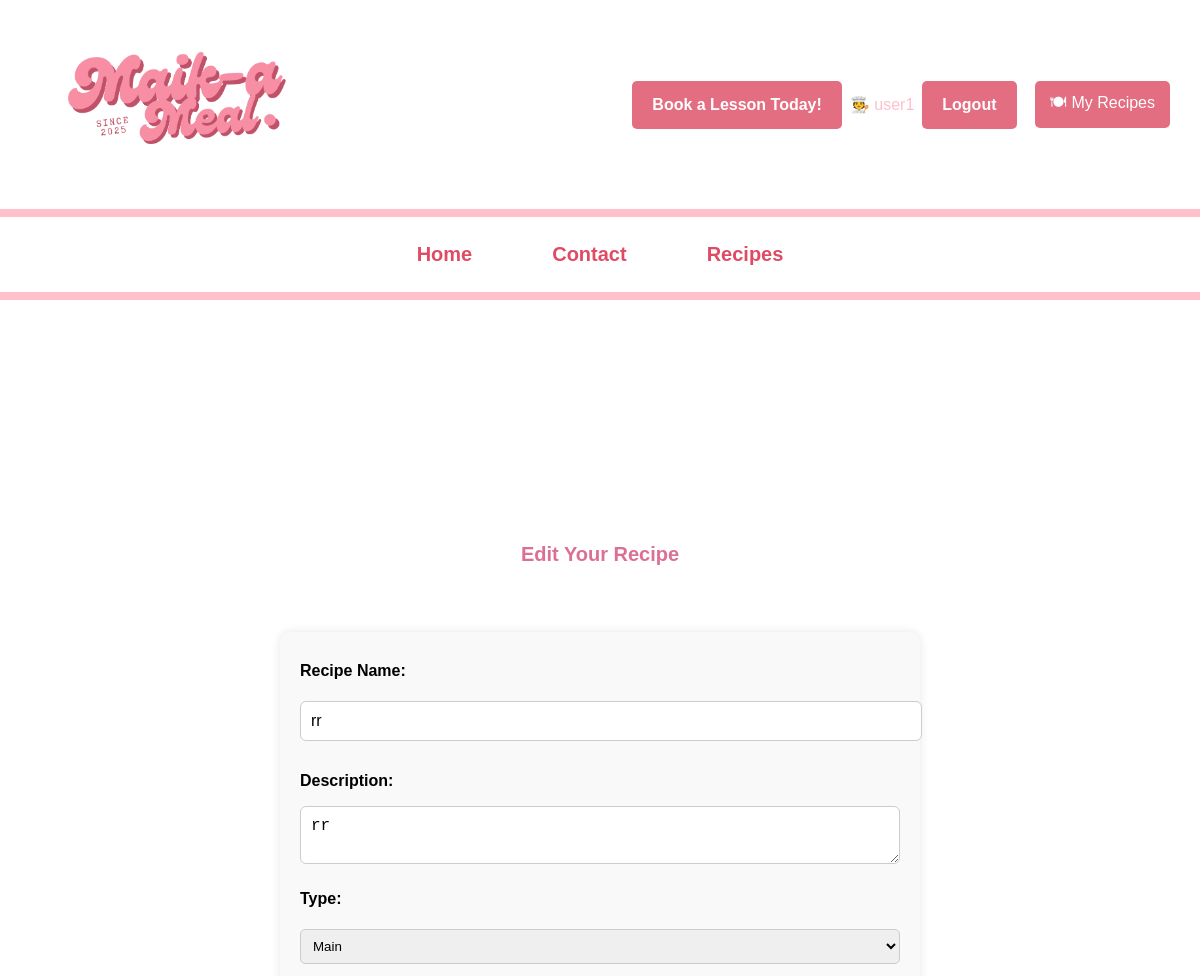
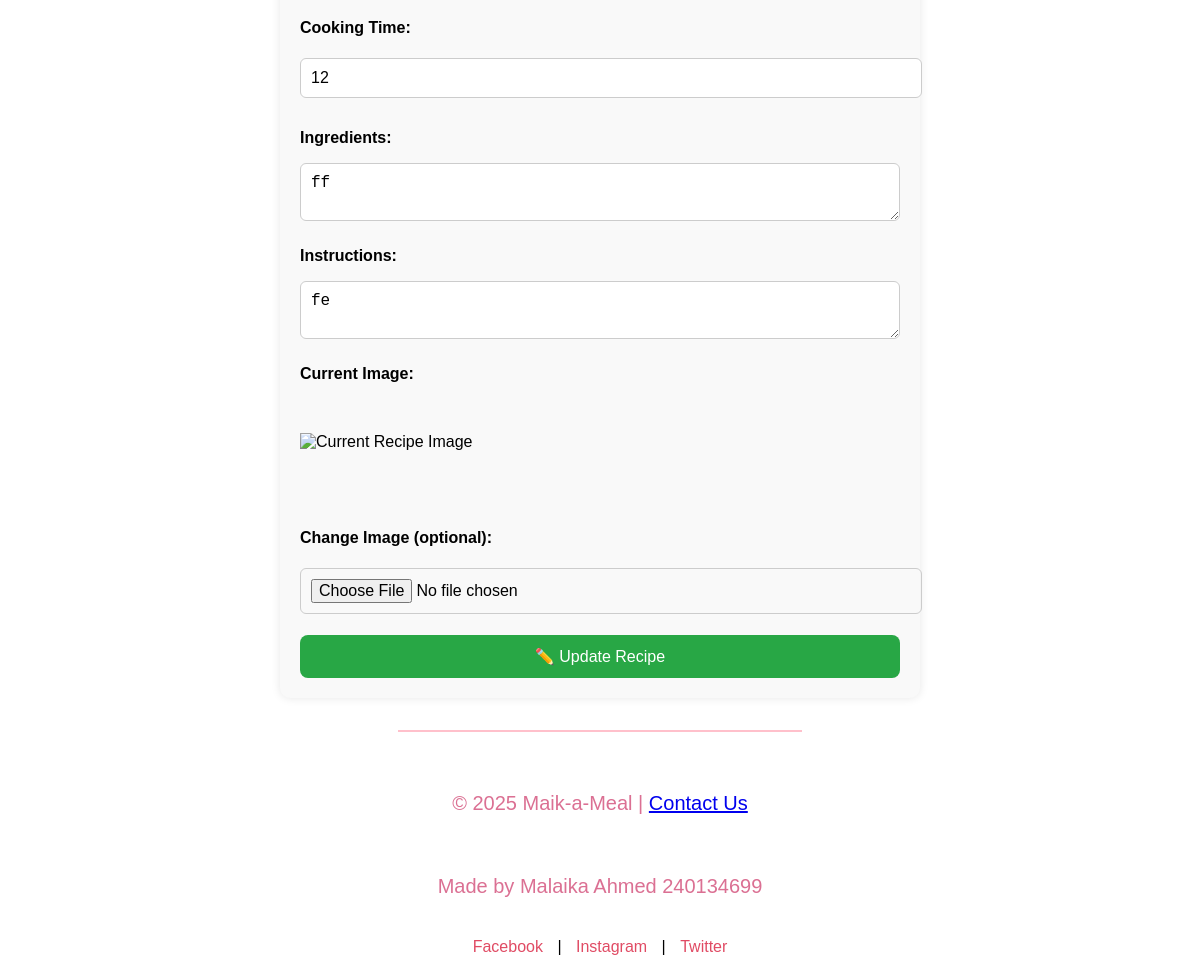
The page /edit-recipe.php?id=16 (signed in) on the database its author committed (2 pictures, top to bottom).
### tables this page shows
CREATE TABLE `recipes` (
  `rid` int NOT NULL,
  `uid` int NOT NULL,
  `name` varchar(255) NOT NULL,
  `description` text,
  `type` varchar(50) DEFAULT NULL,
  `cookingtime` int DEFAULT NULL,
  `ingredients` text,
  `instructions` text,
  `image` varchar(255) DEFAULT NULL
);

### edit-recipe.php (the view, shortened to what this page needs)
<?php
include 'connect.php';
$recipeId = $_GET['id'] ?? null;
$stmt = $pdo->prepare("SELECT * FROM recipes WHERE rid = ? AND uid = ?");
$stmt->execute([$recipeId, $_SESSION['user_id']]);
$recipe = $stmt->fetch();
?>
<!DOCTYPE html>
<html lang="en">
<head>
    <link rel="stylesheet" href="design.css">
</head>
<body>
<header id="main-header" class="header">
  <div class="header-top">
    <div class="logo">
      <img src="Maik--7.png" alt="M-a-M Logo">
    </div>
    <div class="top-right-space">
      <a href="contact.php" class="book-button">Book a Lesson Today!</a>
      <?php if (isset($_SESSION['user_id'])): ?>
        <span style="color: pink;">🧑‍🍳 <?= htmlspecialchars($_SESSION['username']) ?></span>
        <a href="logout.php" class="login-button">Logout</a>
        <a href="userhome.php" class="nav-button">🍽 My Recipes</a>
      <?php else: ?>
        <a href="login.php" class="login-button">Login</a>
        <a href="register.php" class="register-button">Register</a>
      <?php endif; ?>
    </div>
  </div>
  <nav class="main-nav">
    <ul>
      <li><a href="index.php">Home</a></li>
      <li><a href="contact.php">Contact</a></li>
      <li><a href="recipes.php">Recipes</a></li>
    </ul>
  </nav>
</header>
<main>
<main class="edit-recipe-page">
    <h1>Edit Your Recipe</h1>
    <form method="POST" enctype="multipart/form-data" class="recipe-form">
        <label for="name">Recipe Name:</label>
        <input type="text" name="name" value="<?= htmlspecialchars($recipe['name']) ?>" required>
        <label for="description">Description:</label>
        <textarea name="description" required><?= htmlspecialchars($recipe['description']) ?></textarea>
        <label for="type">Type:</label>
        <select name="type" required>
            <option value="Main" <?= $recipe['type'] === 'Main' ? 'selected' : '' ?>>Main</option>
        </select>
        <label for="cookingtime">Cooking Time:</label>
        <input type="number" name="cookingtime" value="<?= $recipe['cookingtime'] ?>" required>
        <label for="ingredients">Ingredients:</label>
        <textarea name="ingredients" required><?= htmlspecialchars($recipe['ingredients']) ?></textarea>
        <label for="instructions">Instructions:</label>
        <textarea name="instructions" required><?= htmlspecialchars($recipe['instructions']) ?></textarea>
        <label>Current Image:</label><br>
        <img src="images/<?= htmlspecialchars($recipe['image']) ?>" width="200" alt="Current Recipe Image"><br><br>
        <label for="image">Change Image (optional):</label>
        <input type="file" name="image" accept="image/*">
        <button type="submit" class="submit-button">✏️ Update Recipe</button>
    </form>
</main>
<footer>
    <p>&copy; 2025 Maik-a-Meal | <a href="mailto:240134699@aston.ac.uk">Contact Us</a></p>
    <p>Made by Malaika Ahmed 240134699</p>
    <div class="social-links">
        <a href="https://facebook.com" target="_blank">Facebook</a> |
        <a href="https://instagram.com" target="_blank">Instagram</a> |
        <a href="https://twitter.com" target="_blank">Twitter</a>
    </div>
</footer>
</body>
</html>

### design.css (style rules this page uses)
body, html { background-color: white; margin: 0; font-family: Arial, Helvetica, sans-serif; }
#main-header { background-color: white; border-bottom: 4px solid pink; position: fixed; top: 0; left: 0; width: 100%; z-index: 1000; }
.header-top { display: flex; justify-content: space-between; align-items: center; padding: 15px 30px; }
.logo img { height: 175px; }
.top-right-space { margin-left: auto; }
.book-button { background-color: rgb(227, 109, 129); color: white; padding: 15px 20px; text-decoration: none; font-weight: bold; border-radius: 5px; border: none; cursor: pointer; }
.main-nav { display: flex; justify-content: center; align-items: center; border-top: 8px solid pink; border-bottom: 4px solid pink; padding: 10px 0; width: 100%; }
.main-nav ul { list-style: none; display: flex; gap: 50px; padding: 0px; }
.main-nav li { display: inline; }
.main-nav a { text-decoration: none; font-size: 20px; font-weight: bold; color: rgb(224, 75, 100); padding: 10px 15px; }
body { padding-top: 150px; }
main h1, main p { font-size: 20px; color:palevioletred; text-align: center; padding: 20px; }
main { padding-top: 180px; }
form { width: 50%; margin: auto; background: #f9f9f9; padding: 20px; border-radius: 10px; box-shadow: 0px 0px 10px rgba(0, 0, 0, 0.1); }
label { display: block; font-weight: bold; margin-top: 10px; }
input, select { width: 100%; padding: 8px; margin: 5px 0px; border: 1px solid #ccc; border-radius: 5px; }
button { background-color: rgb(227, 109, 129); color: white; padding: 10px 15px; border: none; border-radius: 5px; cursor: pointer; }
main { display: flex; justify-content: center; align-items: center; flex-direction: column; width: 100%; }
footer { text-align: center; padding: 20px; background: white; border-top: 2px solid pink; }
.social-links a { color: rgb(224, 75, 100); text-decoration: none; margin: 0 10px; }
.login-button { background-color: rgb(227, 109, 129); color: white; padding: 15px 20px; text-decoration: none; font-weight: bold; border-radius: 5px; border: none; cursor: pointer; }
.recipe-form { display: flex; flex-direction: column; max-width: 600px; margin: 2rem auto; gap: 1rem; }
.recipe-form input, .recipe-form textarea { padding: 10px; font-size: 1rem; border: 1px solid #ccc; border-radius: 6px; }
.submit-button { background-color: #28a745; color: white; padding: 12px; border: none; border-radius: 8px; font-size: 1rem; cursor: pointer; }
.nav-button { background-color: #e36d81; color: white; padding: 10px 15px; margin-left: 10px; border-radius: 5px; text-decoration: none; }
.header-top { display: flex; flex-wrap: wrap; align-items: center; justify-content: space-between; gap: 0.5rem; }
.top-right-space { display: flex; flex-wrap: wrap; align-items: center; justify-content: flex-end; gap: 0.5rem; }

### rows shown on the page
recipes: name "rr", description "rr", type "Main", cookingtime "12", ingredients "ff", instructions "fe"

### other values the page prints
$_SESSION['username'] "user1"
